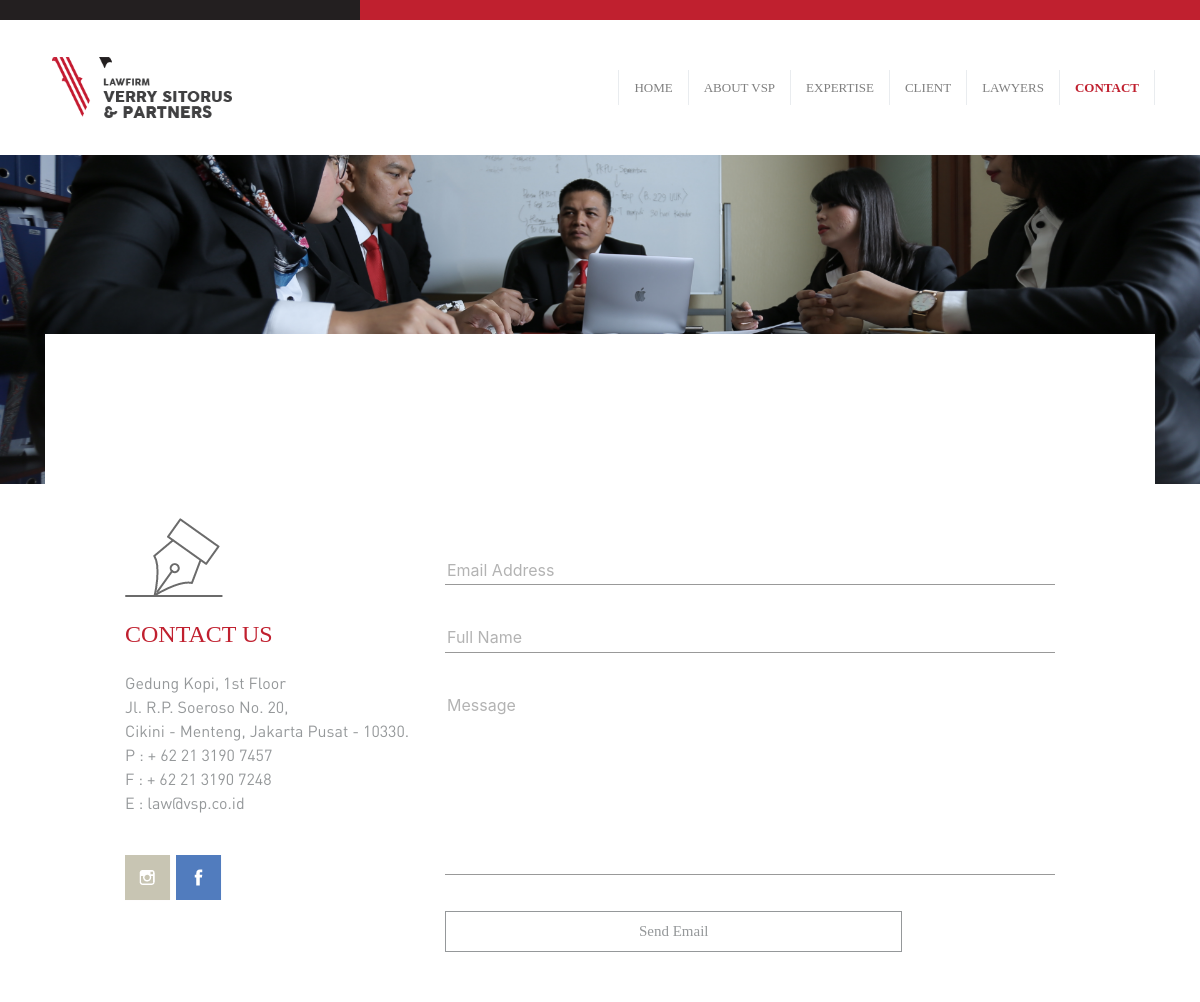
The app's page /contact.php (upper part), older data.
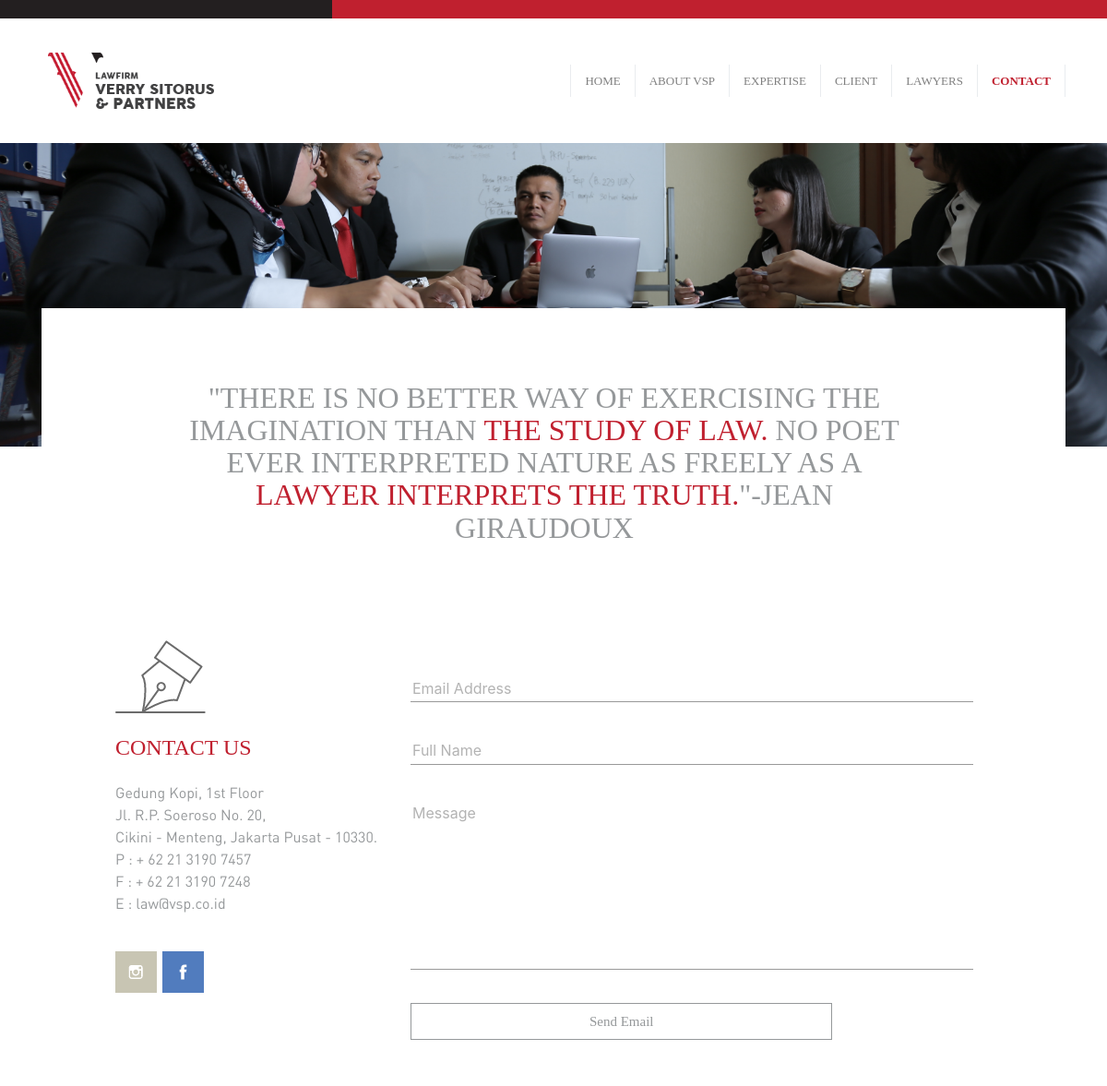
The same page, newer data.
### tables this page shows
CREATE TABLE `teks` (
  `id` varchar(11) NOT NULL,
  `teks` text NOT NULL,
  `lokasi` varchar(20) NOT NULL
);

### contact.php (the view, shortened to what the changed rows need)
<?php
include ("config.php");
$query = "select * from teks where id like 'contact%'";
$result = mysqli_query($db, $query);
$output = array();
while ($row = mysqli_fetch_assoc($result))
    $output[] = $row;
?>
<!DOCTYPE html>
<html>
    <head>
        <link rel="stylesheet" href="assets/css/bootstrap.min.css">
        <link rel="stylesheet" href="assets/css/style.css">
    </head>
    <body>
        <div class="container">
            <div class="row">
                <div class="col-md-12">
                    <div class="section-map">
                        <div class="row pb-5">
                            <div class="col-md-10 mx-auto">
                                <div class="text-center">
                                <h2>
                                    <?php echo $output[0]['teks'] ?>
                                </h2>
                                </div>
                            </div>
                        </div>
                    </div>
                 </div>
               </div>
            </div>
    </body>
</html>

Row changes from the older to the newer data that the page shows:
added teks: teks "\"THERE IS NO BETTER WAY OF EXERCISING THE IMAGINATION THAN THE STUDY OF LAW. NO POET EVER INTERPRETED NATURE AS FREELY AS A LAWYER INTERPRETS THE TRUTH. \"-JEAN GIRAUDOUX"
